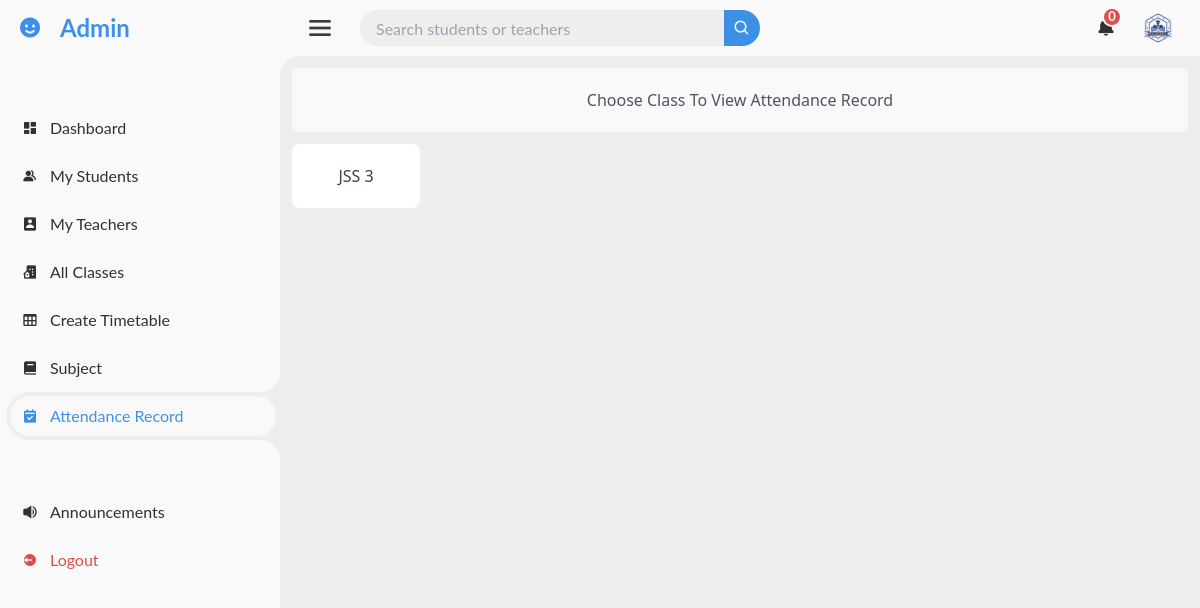
/admin_dashboard/view_attendance_class/ (signed in), run on an earlier commit of the app's database.
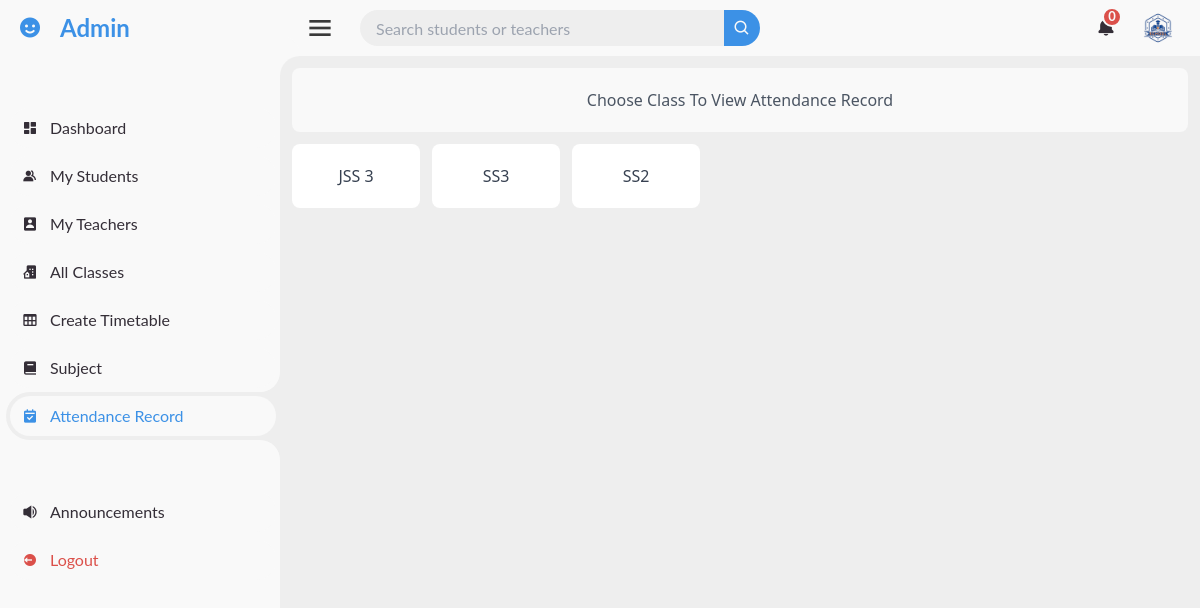
And on a later commit of the database.
### classes/models.py (models this page shows, shortened)
class Class(models.Model):
    name = models.CharField(max_length=100)
    subjects = models.ManyToManyField(Subject, related_name='classes')

### administration/views.py (the view)
# urls.py: path('admin_dashboard/view_attendance_class/', view_attendance_class, name='view_attendance_class'),
@login_required
def view_attendance_class(request):
    if not request.user.is_superuser:
        return HttpResponseForbidden('You do not have permission to access this page.')
    classes = Class.objects.all()
    return render(request, 'dashboards/all_admin_pages/attendance_record_class.html', {'class': classes})

### administration/context_processors.py (called while the page is built)
def notifications(request):
    all_notification, total_notifications = get_admin_notification(request.user)
    return {
        'all_notification': all_notification,
        'total_notifications': total_notifications,
    }

### administration/views.py (called while the page is built)
def get_admin_notification(user):
    if user.is_staff:
        teacher_notifications = TeacherNotification.objects.filter(user=user).order_by('-created_at')
        student_notifications = StudentNotification.objects.filter(user=user).order_by('-created_at')
        all_notification = sorted(
            chain(teacher_notifications, student_notifications),
            key=lambda x: x.created_at,
            reverse=True
        )
        total_notifications = (
            teacher_notifications.filter(is_read=False).count() +
            student_notifications.filter(is_read=False).count()
        )
        return all_notification, total_notifications
    return [], 0

### templates/dashboards/all_admin_pages/attendance_record_class.html (shortened to what this page needs)
{% extends 'dashboards/all_admin_pages/base.html' %}
{% load static %}
{% block section %}
<div class="m-3 text-black rounded-lg">
    <p class="text-center p-5 mb-3 rounded-lg font-medium text-gray-600" style="background-color: #F9F9F9;">Choose Class To View Attendance Record</p>
    <ul class="flex flex-wrap gap-3 text-center">
        {%if class%}
        {%for classes in class%}
        <a href="{%url 'view_record_list' class_id=classes.id%}">
            <li class="p-5 rounded-lg font-medium text-gray-700 w-32 hover:bg-blue-300 hover:text-white bg-white">{{classes.name}}</li>
        </a>
        {%endfor%}
        {%endif%}
    </ul>
</div>
{%endblock section%}

What changed in the data, as far as the page shows it:
added Class: name "SS3"
added Class: name "SS2"
